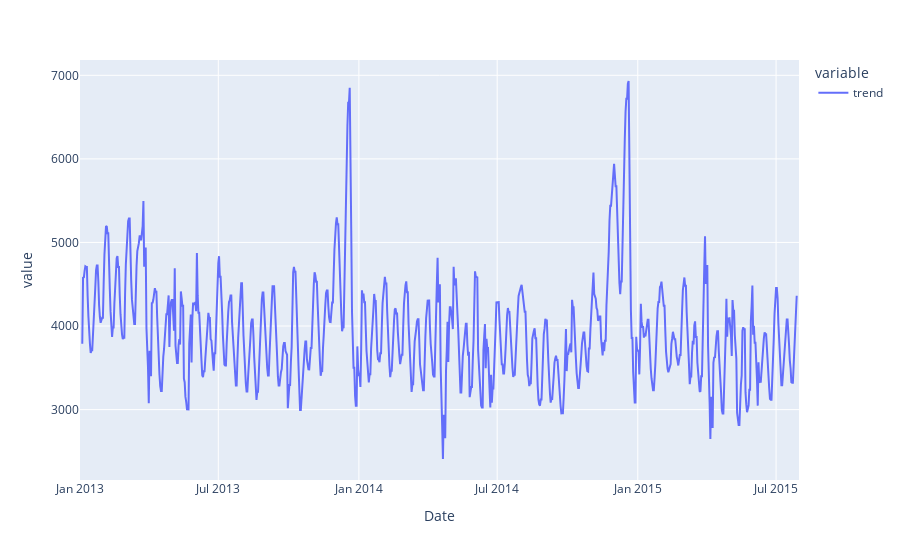

Notebook code for this chart:
### Code cell
fig = px.line(result.trend)
fig.show()

### Figure 1 — Plotly figure (JSON) as saved in the notebook; plotly's stock layout.template omitted (floating-point values rounded to 4 significant figures; data arrays with more than 128 entries replaced by an {"elided": "..."} marker saying what was removed)
{"data": [{"hovertemplate": "variable=trend<br>Date=%{x}<br>value=%{y}<extra></extra>", "legendgroup": "trend", "line": {"color": "#636efa", "dash": "solid"}, "marker": {"symbol": "circle"}, "mode": "lines", "name": "trend", "orientation": "v", "showlegend": true, "type": "scatter", "x": {"elided": "942 str values"}, "xaxis": "x", "y": {"elided": "942 float values"}, "yaxis": "y"}], "layout": {"legend": {"title": {"text": "variable"}, "tracegroupgap": 0}, "margin": {"t": 60}, "xaxis": {"anchor": "y", "domain": [0, 1], "title": {"text": "Date"}}, "yaxis": {"anchor": "x", "domain": [0, 1], "title": {"text": "value"}}}}
